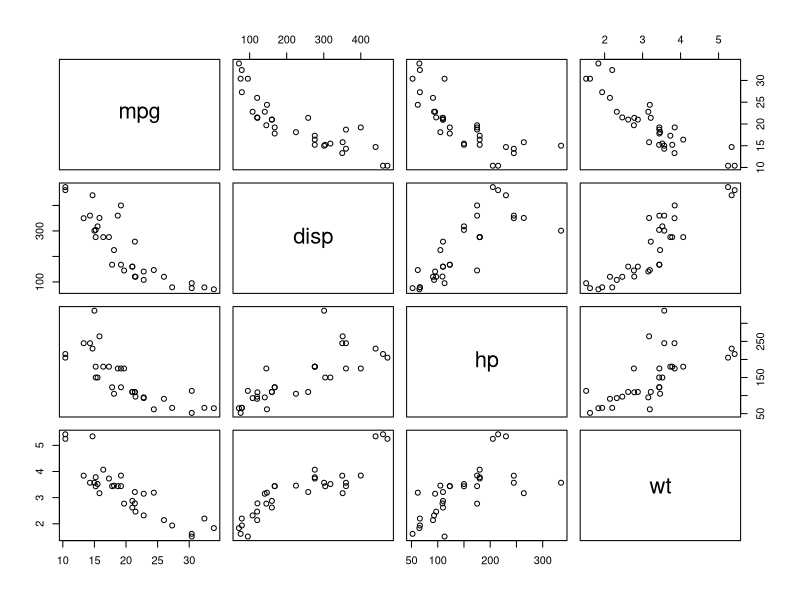

Generate this figure with R:
str(mtcars)
data <- data.frame(mtcars[,c("mpg","disp","hp","wt")])
attach(data)
plot(data)##Show how variables relates to each other(gives pairwise combo)
View(head(data))
model1 <- lm(mpg ~ disp + hp, data = data)
summary(model1)
model2 <- lm(mpg ~ disp + hp +wt, data = data)
anova(model1, model2)

predict(model1, data.frame(hp=100, disp = 300), interval ="prediction")
